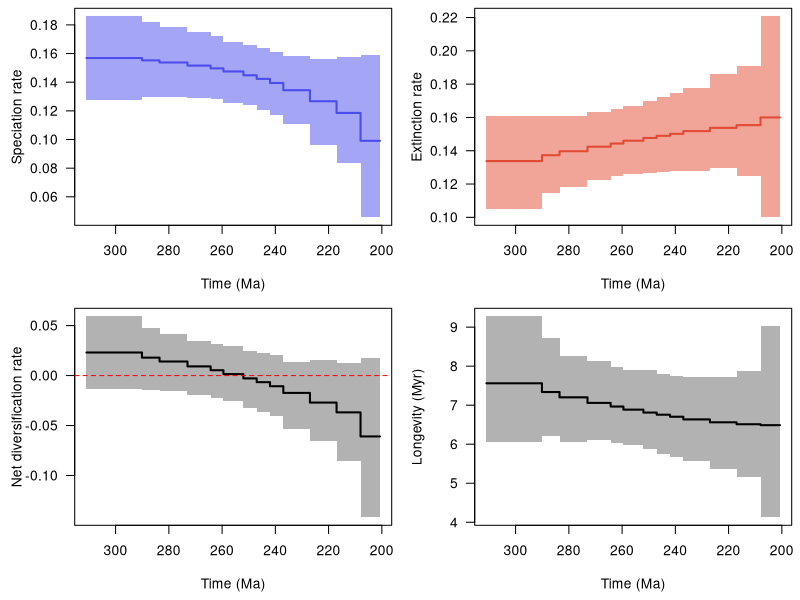

Recreate this plot in R.
pdf(file='C:/Users/SimoesLabAdmin/Documents/BDNN_Arielli/temnospondyli/mcmc_fixshift_no_predictors/D_bdnn_update/combined_10_RTT.pdf', width = 9, height = 6, useDingbats = FALSE)

layout(matrix(1:4, ncol = 2, nrow = 2, byrow = TRUE))
par(las = 1, mar = c(4.5, 4.5, 0.5, 0.5))
time_vec=c(310.95433044433594, 290.10001,290.1,283.50001,283.5,273.00001,273.0,264.30001,264.3,259.50001,259.5,252.00001,252.0,247.00001,247.0,242.00001,242.0,237.00001,237.0,227.00001,227.0,217.00001,217.0,208.00001,208.0,200.7016429901123)
sp_mean=c(0.15688365199903712, 0.15688365199903712,0.15524872874101694,0.15524872874101694,0.1537700044055804,0.1537700044055804,0.15159584004020096,0.15159584004020096,0.14965075936072464,0.14965075936072464,0.14749683392675125,0.14749683392675125,0.1448471403755171,0.1448471403755171,0.14233456210647236,0.14233456210647236,0.1394435511837246,0.1394435511837246,0.13442748223351156,0.13442748223351156,0.12671670240595057,0.12671670240595057,0.11855591553975069,0.11855591553975069,0.09908289557950753,0.09908289557950753)
sp_lwr=c(0.1279026893530386, 0.1279026893530386,0.12987806777196165,0.12987806777196165,0.12975565533098032,0.12975565533098032,0.1288598381568455,0.1288598381568455,0.128131741876032,0.128131741876032,0.12532346279103293,0.12532346279103293,0.1239363532926807,0.1239363532926807,0.12094212010706973,0.12094212010706973,0.11695255676674962,0.11695255676674962,0.11070708426773382,0.11070708426773382,0.09636505530599054,0.09636505530599054,0.08331910022202184,0.08331910022202184,0.04572649369072084,0.04572649369072084)
sp_upr=c(0.1859828199069333, 0.1859828199069333,0.18192844421370222,0.18192844421370222,0.1786972929096031,0.1786972929096031,0.17536179206426133,0.17536179206426133,0.17235578313060804,0.17235578313060804,0.1679197912419996,0.1679197912419996,0.16583233228223457,0.16583233228223457,0.1635532955393014,0.1635532955393014,0.16138424668520843,0.16138424668520843,0.15862702744275176,0.15862702744275176,0.15642546090493925,0.15642546090493925,0.1577033349226872,0.1577033349226872,0.1591391418915603,0.1591391418915603)
ex_mean=c(0.13380127036766537, 0.13380127036766537,0.13731131378850722,0.13731131378850722,0.13970679836173688,0.13970679836173688,0.1424344827464674,0.1424344827464674,0.14433685366325033,0.14433685366325033,0.14602994124180735,0.14602994124180735,0.14768626154989456,0.14768626154989456,0.14894889055381608,0.14894889055381608,0.15014471500627996,0.15014471500627996,0.1517976611115831,0.1517976611115831,0.15373695294749573,0.15373695294749573,0.15538316933792584,0.15538316933792584,0.16000204310940086,0.16000204310940086)
ex_lwr=c(0.10485706517897297, 0.10485706517897297,0.11438662056620442,0.11438662056620442,0.11849602979158365,0.11849602979158365,0.12256918438169094,0.12256918438169094,0.12507904969738812,0.12507904969738812,0.1261596980683887,0.1261596980683887,0.12644454718655734,0.12644454718655734,0.12720241324563158,0.12720241324563158,0.12777062496876018,0.12777062496876018,0.12808413644009625,0.12808413644009625,0.12957100627635004,0.12957100627635004,0.12462412338919418,0.12462412338919418,0.1000505608986089,0.1000505608986089)
ex_upr=c(0.1610407388141092, 0.1610407388141092,0.16073322071784563,0.16073322071784563,0.16070656435497782,0.16070656435497782,0.16310390007772818,0.16310390007772818,0.16525484959092426,0.16525484959092426,0.16703712604917909,0.16703712604917909,0.16959278182197596,0.16959278182197596,0.17230955914160953,0.17230955914160953,0.1746913701500002,0.1746913701500002,0.17767516364486075,0.17767516364486075,0.1863003194548727,0.1863003194548727,0.19061904608371497,0.19061904608371497,0.22072534718935585,0.22072534718935585)
div_mean=c(0.02308238163137136, 0.02308238163137136,0.01793741495250987,0.01793741495250987,0.014063206043843542,0.014063206043843542,0.00916135729373368,0.00916135729373368,0.005313905697474713,0.005313905697474713,0.0014668926849435858,0.0014668926849435858,-0.0028391211743775393,-0.0028391211743775393,-0.006614328447343954,-0.006614328447343954,-0.010701163822555301,-0.010701163822555301,-0.017370178878071376,-0.017370178878071376,-0.027020250541545308,-0.027020250541545308,-0.03682725379817502,-0.03682725379817502,-0.06091914752989317,-0.06091914752989317)
div_lwr=c(-0.01334710651135107, -0.01334710651135107,-0.014916576573342638,-0.014916576573342638,-0.015782710746198858,-0.015782710746198858,-0.019604373392374502,-0.019604373392374502,-0.02219281099488099,-0.02219281099488099,-0.02552411279725894,-0.02552411279725894,-0.032892277505395445,-0.032892277505395445,-0.03662233429074871,-0.03662233429074871,-0.04030636989442925,-0.04030636989442925,-0.05308312338163326,-0.05308312338163326,-0.06525371154771144,-0.06525371154771144,-0.08588585337363062,-0.08588585337363062,-0.14179125485653304,-0.14179125485653304)
div_upr=c(0.05925294251591988, 0.05925294251591988,0.04741158974062107,0.04741158974062107,0.04172758388576986,0.04172758388576986,0.034885136550355966,0.034885136550355966,0.031825551876851654,0.031825551876851654,0.02949828586469158,0.02949828586469158,0.024436755104442043,0.024436755104442043,0.022807637536879477,0.022807637536879477,0.020177848055807968,0.020177848055807968,0.013587336803722344,0.013587336803722344,0.016050496654653357,0.016050496654653357,0.013050921015463013,0.013050921015463013,0.017913089654747222,0.017913089654747222)
long_mean=c(7.560846880817825, 7.560846880817825,7.33734261444947,7.33734261444947,7.201229973680178,7.201229973680178,7.058667223646733,7.058667223646733,6.965515928418982,6.965515928418982,6.886141525130126,6.886141525130126,6.811211994195929,6.811211994195929,6.755699962511598,6.755699962511598,6.704377962910439,6.704377962910439,6.635829383675788,6.635829383675788,6.561775216496959,6.561775216496959,6.512073582772117,6.512073582772117,6.487986212270912,6.487986212270912)
long_lwr=c(6.061565598367083, 6.061565598367083,6.205362979184631,6.205362979184631,6.061088587317304,6.061088587317304,6.11922226771464,6.11922226771464,6.031495150577238,6.031495150577238,5.970626602259693,5.970626602259693,5.884902902963998,5.884902902963998,5.743473325944437,5.743473325944437,5.669951997631067,5.669951997631067,5.567380077903075,5.567380077903075,5.367677322970071,5.367677322970071,5.154595654263777,5.154595654263777,4.1282511909264406,4.1282511909264406)
long_upr=c(9.276703239182932, 9.276703239182932,8.716854104982751,8.716854104982751,8.261067106403381,8.261067106403381,8.142314477574885,8.142314477574885,7.972389799311488,7.972389799311488,7.901427204191233,7.901427204191233,7.895108972285988,7.895108972285988,7.7996257916960445,7.7996257916960445,7.754590126407659,7.754590126407659,7.734856304913517,7.734856304913517,7.717775980431859,7.717775980431859,7.866649935941061,7.866649935941061,9.026911845627472,9.026911845627472)
xlim = c(310.95433044433594, 200.7016429901123)
ylim = c(0.04572649369072084, 0.1859828199069333)
not_NA = !is.na(sp_mean)
plot(time_vec[not_NA], sp_mean[not_NA], type = 'n', xlim = xlim, ylim = ylim, xlab = 'Time (Ma)', ylab = 'Speciation rate')
polygon(c(time_vec[not_NA], rev(time_vec[not_NA])), c(sp_lwr[not_NA], rev(sp_upr[not_NA])), col = adjustcolor('#4c4cec', alpha = 0.5), border = NA)
lines(time_vec[not_NA], sp_mean[not_NA], col = '#4c4cec', lwd = 2)
ylim = c(0.1000505608986089, 0.22072534718935585)
not_NA = !is.na(ex_mean)
plot(time_vec[not_NA], ex_mean[not_NA], type = 'n', xlim = xlim, ylim = ylim, xlab = 'Time (Ma)', ylab = 'Extinction rate')
polygon(c(time_vec[not_NA], rev(time_vec[not_NA])), c(ex_lwr[not_NA], rev(ex_upr[not_NA])), col = adjustcolor('#e34a33', alpha = 0.5), border = NA)
lines(time_vec[not_NA], ex_mean[not_NA], col = '#e34a33', lwd = 2)
ylim = c(-0.14179125485653304, 0.05925294251591988)
not_NA = !is.na(div_mean)
plot(time_vec[not_NA], div_mean[not_NA], type = 'n', xlim = xlim, ylim = ylim, xlab = 'Time (Ma)', ylab = 'Net diversification rate')
polygon(c(time_vec[not_NA], rev(time_vec[not_NA])), c(div_lwr[not_NA], rev(div_upr[not_NA])), col = adjustcolor('black', alpha = 0.3), border = NA)
lines(time_vec[not_NA], div_mean[not_NA], col = 'black', lwd = 2)
abline(h = 0, col = 'red', lty = 2)
ylim = c(4.1282511909264406, 9.276703239182932)
not_NA = !is.na(long_mean)
plot(time_vec[not_NA], long_mean[not_NA], type = 'n', xlim = xlim, ylim = ylim, xlab = 'Time (Ma)', ylab = 'Longevity (Myr)')
polygon(c(time_vec[not_NA], rev(time_vec[not_NA])), c(long_lwr[not_NA], rev(long_upr[not_NA])), col = adjustcolor('black', alpha = 0.3), border = NA)
lines(time_vec[not_NA], long_mean[not_NA], col = 'black', lwd = 2)
dev.off()
